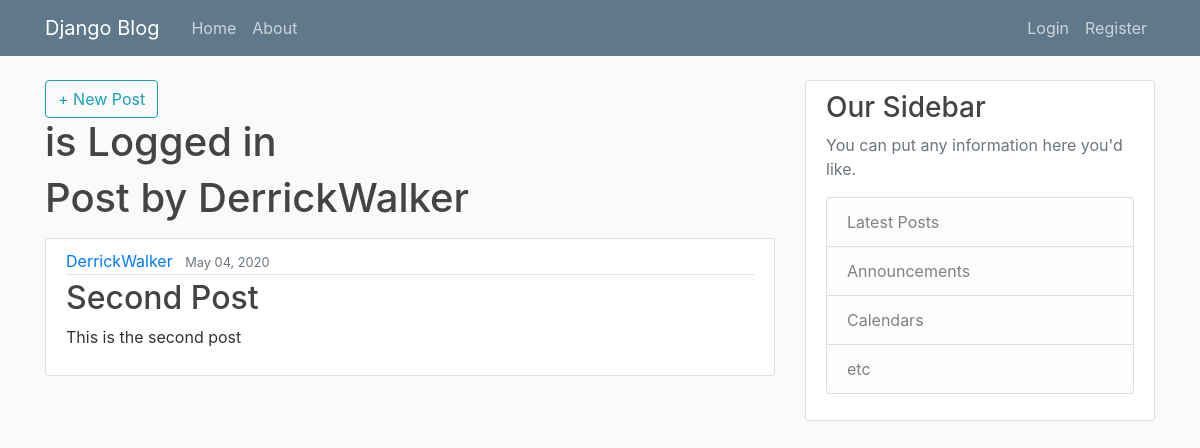
Screenshot of /user/DerrickWalker with the database file from the repository.
### Postapp/models.py (models this page shows, shortened)
class Post(models.Model):
    title = models.CharField(max_length=100)
    content = models.TextField()
    date_posted = models.DateTimeField(default=timezone.now)
    author = models.ForeignKey(User, on_delete=models.CASCADE)

### Postapp/views.py (the view)
class UserPostList(ListView):
    model = Post
    context_object_name = 'posts'
    template_name = 'Postapp/user_post.html'
    ordering = '-date_posted'
    def get_queryset(self):
        user = get_object_or_404(User, username=self.kwargs.get("username"))
        return Post.objects.filter(author=user).order_by('-date_posted')

### Postapp/templates/Postapp/user_post.html
{% extends 'Postapp/base.html' %}
{% block content %}
<h1 class="mb-3">Post by {{ view.kwargs.username }}</h1>
{% for post in posts %}
<article class="media content-section">
    <div class="media-body">
        <div class="article-metadata">
            <a class="mr-2" href="{% url 'user-posts' post.author.username %}">{{ post.author }}</a>
            <small class="text-muted">{{ post.date_posted|date:"F d, Y" }}</small>
        </div>
        <h2><a class="article-title" href="{% url 'post-details' post.id %}">{{ post.title }}</a></h2>
        <p class="article-content">{{ post.content }}</p>
    </div>
</article>
{% endfor %}
{% endblock content %}

### Postapp/static/Postapp/main.css (style rules this page uses)
body { background: #fafafa; color: #333333; margin-top: 5rem; }
h1, h2, h3, h4, h5, h6 { color: #444444; }
.content-section { background: #ffffff; padding: 10px 20px; border: 1px solid #dddddd; border-radius: 3px; margin-bottom: 20px; }
.article-title { color: #444444; }
.article-content { white-space: pre-line; }
.article-metadata { padding-bottom: 1px; margin-bottom: 4px; border-bottom: 1px solid #e3e3e3 }

### rows the page displays
Post: author "DerrickWalker", date_posted "May 04, 2020", title "Second Post", content "This is the second post"

### other values shown
{{ view.kwargs.username }} "DerrickWalker"
